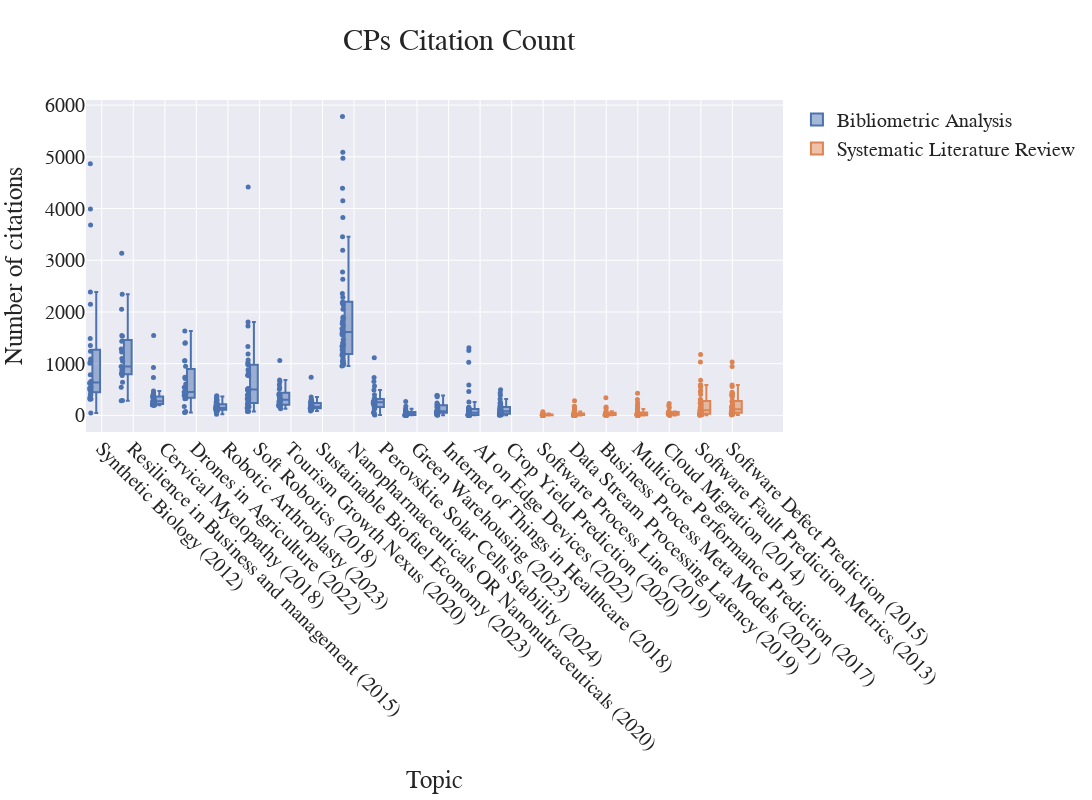

Source (notebook cell):
### Code cell
# explore citation distribution per topic
fig = px.box(core_pubs, x="Topic", y="times_cited", title="CPs Citation Count",
              points="all", color="Type")
fig.update_layout(**PLOT_CONFIGS)
fig.update_traces(marker_size=5)
fig.update_layout(xaxis_title_text="Topic", yaxis_title_text="Number of citations", title_font_size=30,
                  legend_font_size=20, yaxis_tickfont_size=20, xaxis_tickfont_size=20, title_x=0.42,
                  xaxis_title_font_size=25, yaxis_title_font_size=25, width=1300, height=800)
fig.show()
# fig.write_image("./LitQEval-report/pics/citation-distribution.pdf")

### Figure 1 — Plotly figure (JSON) as saved in the notebook; plotly's stock layout.template omitted (floating-point values rounded to 4 significant figures; data arrays with more than 128 entries replaced by an {"elided": "..."} marker saying what was removed)
{"data": [{"alignmentgroup": "True", "boxpoints": "all", "hovertemplate": "Type=Bibliometric Analysis<br>Topic=%{x}<br>times_cited=%{y}<extra></extra>", "legendgroup": "Bibliometric Analysis", "marker": {"color": "rgb(76,114,176)", "size": 5}, "name": "Bibliometric Analysis", "notched": false, "offsetgroup": "Bibliometric Analysis", "orientation": "v", "showlegend": true, "type": "box", "x": {"elided": "490 str values"}, "x0": " ", "xaxis": "x", "y": {"elided": "490 int values"}, "y0": " ", "yaxis": "y"}, {"alignmentgroup": "True", "boxpoints": "all", "hovertemplate": "Type=Systematic Literature Review<br>Topic=%{x}<br>times_cited=%{y}<extra></extra>", "legendgroup": "Systematic Literature Review", "marker": {"color": "rgb(221,132,82)", "size": 5}, "name": "Systematic Literature Review", "notched": false, "offsetgroup": "Systematic Literature Review", "orientation": "v", "showlegend": true, "type": "box", "x": {"elided": "279 str values"}, "x0": " ", "xaxis": "x", "y": {"elided": "279 int values"}, "y0": " ", "yaxis": "y"}], "layout": {"boxmode": "group", "font": {"family": "Modern Computer"}, "height": 800, "legend": {"font": {"size": 20}, "title": {"text": ""}, "tracegroupgap": 0}, "showlegend": true, "title": {"font": {"family": "Modern Computer", "size": 30}, "text": "CPs Citation Count", "x": 0.42}, "width": 1300, "xaxis": {"anchor": "y", "domain": [0, 1], "tickangle": 45, "tickfont": {"size": 20}, "title": {"font": {"size": 25}, "text": "Topic"}}, "yaxis": {"anchor": "x", "domain": [0, 1], "tickfont": {"size": 20}, "title": {"font": {"size": 25}, "text": "Number of citations"}}}}
